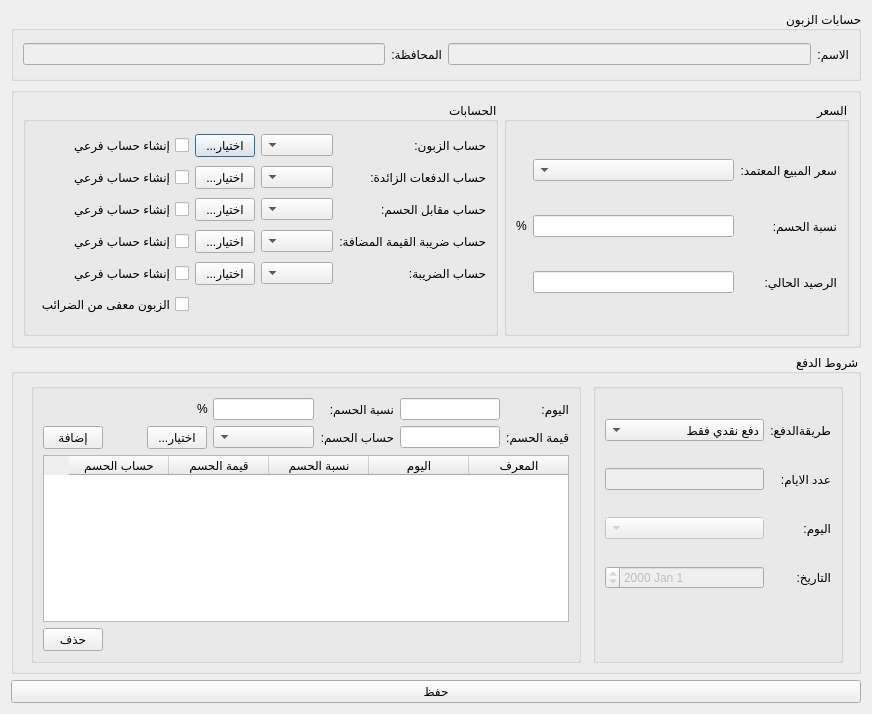
<?xml version="1.0" encoding="UTF-8"?>
<ui version="4.0">
 <class>ClientAccounts</class>
 <widget class="QDialog" name="ClientAccounts">
  <property name="geometry">
   <rect>
    <x>0</x>
    <y>0</y>
    <width>872</width>
    <height>714</height>
   </rect>
  </property>
  <property name="windowTitle">
   <string>حسابات الزبون</string>
  </property>
  <property name="layoutDirection">
   <enum>Qt::RightToLeft</enum>
  </property>
  <layout class="QVBoxLayout" name="verticalLayout">
   <item>
    <widget class="QGroupBox" name="groupBox">
     <property name="maximumSize">
      <size>
       <width>16777215</width>
       <height>70</height>
      </size>
     </property>
     <property name="layoutDirection">
      <enum>Qt::RightToLeft</enum>
     </property>
     <property name="title">
      <string>حسابات الزبون</string>
     </property>
     <layout class="QGridLayout" name="gridLayout_2">
      <item row="0" column="4">
       <widget class="QLabel" name="label_2">
        <property name="text">
         <string>المحافظة:</string>
        </property>
       </widget>
      </item>
      <item row="0" column="3">
       <widget class="QLineEdit" name="name_input">
        <property name="enabled">
         <bool>false</bool>
        </property>
        <property name="dragEnabled">
         <bool>false</bool>
        </property>
       </widget>
      </item>
      <item row="0" column="0">
       <widget class="QLabel" name="label">
        <property name="text">
         <string>الاسم:</string>
        </property>
       </widget>
      </item>
      <item row="0" column="5">
       <widget class="QLineEdit" name="address_input">
        <property name="enabled">
         <bool>false</bool>
        </property>
        <property name="dragEnabled">
         <bool>false</bool>
        </property>
       </widget>
      </item>
     </layout>
    </widget>
   </item>
   <item>
    <widget class="QGroupBox" name="groupBox_2">
     <property name="title">
      <string/>
     </property>
     <layout class="QGridLayout" name="gridLayout_4">
      <item row="0" column="0">
       <widget class="QGroupBox" name="groupBox_3">
        <property name="minimumSize">
         <size>
          <width>0</width>
          <height>0</height>
         </size>
        </property>
        <property name="maximumSize">
         <size>
          <width>400</width>
          <height>500</height>
         </size>
        </property>
        <property name="title">
         <string>السعر</string>
        </property>
        <layout class="QGridLayout" name="gridLayout">
         <item row="1" column="0">
          <widget class="QLabel" name="label_10">
           <property name="text">
            <string>نسبة الحسم:</string>
           </property>
          </widget>
         </item>
         <item row="0" column="0">
          <widget class="QLabel" name="label_9">
           <property name="text">
            <string>سعر المبيع المعتمد:</string>
           </property>
          </widget>
         </item>
         <item row="1" column="1">
          <widget class="QLineEdit" name="discount_input"/>
         </item>
         <item row="1" column="2">
          <widget class="QLabel" name="label_3">
           <property name="text">
            <string>%</string>
           </property>
          </widget>
         </item>
         <item row="2" column="0">
          <widget class="QLabel" name="label_11">
           <property name="text">
            <string>الرصيد الحالي:</string>
           </property>
          </widget>
         </item>
         <item row="0" column="1">
          <widget class="QComboBox" name="used_price_combobox"/>
         </item>
         <item row="2" column="1">
          <widget class="QLineEdit" name="current_balance_input"/>
         </item>
        </layout>
       </widget>
      </item>
      <item row="0" column="1">
       <widget class="QGroupBox" name="groupBox_6">
        <property name="minimumSize">
         <size>
          <width>0</width>
          <height>0</height>
         </size>
        </property>
        <property name="maximumSize">
         <size>
          <width>500</width>
          <height>500</height>
         </size>
        </property>
        <property name="title">
         <string>الحسابات</string>
        </property>
        <layout class="QGridLayout" name="gridLayout_3">
         <item row="3" column="0">
          <widget class="QLabel" name="label_22">
           <property name="text">
            <string>حساب ضريبة القيمة المضافة:</string>
           </property>
          </widget>
         </item>
         <item row="0" column="0">
          <widget class="QLabel" name="label_20">
           <property name="text">
            <string>حساب الزبون:</string>
           </property>
          </widget>
         </item>
         <item row="0" column="2">
          <widget class="QPushButton" name="select_client_account_btn">
           <property name="maximumSize">
            <size>
             <width>60</width>
             <height>16777215</height>
            </size>
           </property>
           <property name="text">
            <string>...اختيار</string>
           </property>
          </widget>
         </item>
         <item row="2" column="2">
          <widget class="QPushButton" name="select_client_discount_account_btn">
           <property name="maximumSize">
            <size>
             <width>60</width>
             <height>16777215</height>
            </size>
           </property>
           <property name="text">
            <string>...اختيار</string>
           </property>
          </widget>
         </item>
         <item row="2" column="0">
          <widget class="QLabel" name="label_21">
           <property name="text">
            <string>حساب مقابل الحسم:</string>
           </property>
          </widget>
         </item>
         <item row="4" column="1">
          <widget class="QComboBox" name="tax_account_combobox"/>
         </item>
         <item row="3" column="3">
          <widget class="QCheckBox" name="vat_account_create_subaccount_checkbox">
           <property name="text">
            <string>إنشاء حساب فرعي</string>
           </property>
          </widget>
         </item>
         <item row="3" column="1">
          <widget class="QComboBox" name="vat_account_combobox"/>
         </item>
         <item row="2" column="1">
          <widget class="QComboBox" name="discount_account_combobox"/>
         </item>
         <item row="0" column="1">
          <widget class="QComboBox" name="client_account_combobox"/>
         </item>
         <item row="0" column="3">
          <widget class="QCheckBox" name="client_account_create_subaccount_checkbox">
           <property name="text">
            <string>إنشاء حساب فرعي</string>
           </property>
          </widget>
         </item>
         <item row="2" column="3">
          <widget class="QCheckBox" name="discount_account_create_subaccount_checkbox">
           <property name="text">
            <string>إنشاء حساب فرعي</string>
           </property>
          </widget>
         </item>
         <item row="5" column="3">
          <widget class="QCheckBox" name="tax_exemption_checkbox">
           <property name="text">
            <string>الزبون معفى من الضرائب</string>
           </property>
          </widget>
         </item>
         <item row="3" column="2">
          <widget class="QPushButton" name="select_vat_account_btn">
           <property name="maximumSize">
            <size>
             <width>60</width>
             <height>16777215</height>
            </size>
           </property>
           <property name="text">
            <string>...اختيار</string>
           </property>
          </widget>
         </item>
         <item row="4" column="3">
          <widget class="QCheckBox" name="tax_account_create_subaccount_checkbox">
           <property name="text">
            <string>إنشاء حساب فرعي</string>
           </property>
          </widget>
         </item>
         <item row="4" column="0">
          <widget class="QLabel" name="label_23">
           <property name="text">
            <string>حساب الضريبة:</string>
           </property>
          </widget>
         </item>
         <item row="4" column="2">
          <widget class="QPushButton" name="select_tax_account_btn">
           <property name="maximumSize">
            <size>
             <width>60</width>
             <height>16777215</height>
            </size>
           </property>
           <property name="text">
            <string>...اختيار</string>
           </property>
          </widget>
         </item>
         <item row="1" column="0">
          <widget class="QLabel" name="label_5">
           <property name="text">
            <string>حساب الدفعات الزائدة:</string>
           </property>
          </widget>
         </item>
         <item row="1" column="1">
          <widget class="QComboBox" name="client_extra_account_combobox">
           <property name="enabled">
            <bool>true</bool>
           </property>
          </widget>
         </item>
         <item row="1" column="2">
          <widget class="QPushButton" name="select_client_extra_account_btn">
           <property name="maximumSize">
            <size>
             <width>60</width>
             <height>16777215</height>
            </size>
           </property>
           <property name="text">
            <string>...اختيار</string>
           </property>
          </widget>
         </item>
         <item row="1" column="3">
          <widget class="QCheckBox" name="client_extra_account_create_subaccount_checkbox">
           <property name="text">
            <string>إنشاء حساب فرعي</string>
           </property>
          </widget>
         </item>
        </layout>
       </widget>
      </item>
     </layout>
    </widget>
   </item>
   <item>
    <widget class="QGroupBox" name="groupBox_4">
     <property name="minimumSize">
      <size>
       <width>850</width>
       <height>320</height>
      </size>
     </property>
     <property name="maximumSize">
      <size>
       <width>850</width>
       <height>320</height>
      </size>
     </property>
     <property name="layoutDirection">
      <enum>Qt::RightToLeft</enum>
     </property>
     <property name="title">
      <string>شروط الدفع</string>
     </property>
     <layout class="QGridLayout" name="gridLayout_5">
      <item row="0" column="1">
       <widget class="QGroupBox" name="payment_conditions_conditions_groupbox">
        <property name="minimumSize">
         <size>
          <width>550</width>
          <height>280</height>
         </size>
        </property>
        <property name="maximumSize">
         <size>
          <width>550</width>
          <height>280</height>
         </size>
        </property>
        <property name="title">
         <string/>
        </property>
        <layout class="QGridLayout" name="gridLayout_7">
         <item row="2" column="2">
          <widget class="QLineEdit" name="discount_value_input">
           <property name="maximumSize">
            <size>
             <width>150</width>
             <height>16777215</height>
            </size>
           </property>
          </widget>
         </item>
         <item row="3" column="0" colspan="8">
          <widget class="QTableWidget" name="payment_conditions_table">
           <column>
            <property name="text">
             <string>المعرف</string>
            </property>
           </column>
           <column>
            <property name="text">
             <string>اليوم</string>
            </property>
           </column>
           <column>
            <property name="text">
             <string>نسبة الحسم</string>
            </property>
           </column>
           <column>
            <property name="text">
             <string>قيمة الحسم</string>
            </property>
           </column>
           <column>
            <property name="text">
             <string>حساب الحسم</string>
            </property>
           </column>
          </widget>
         </item>
         <item row="2" column="3">
          <widget class="QLabel" name="label_19">
           <property name="text">
            <string>حساب الحسم:</string>
           </property>
          </widget>
         </item>
         <item row="1" column="0">
          <widget class="QLabel" name="label_16">
           <property name="text">
            <string>اليوم:</string>
           </property>
          </widget>
         </item>
         <item row="1" column="3">
          <widget class="QLabel" name="label_17">
           <property name="text">
            <string>نسبة الحسم:</string>
           </property>
          </widget>
         </item>
         <item row="2" column="7">
          <widget class="QPushButton" name="add_payment_condition_btn">
           <property name="maximumSize">
            <size>
             <width>60</width>
             <height>16777215</height>
            </size>
           </property>
           <property name="text">
            <string>إضافة</string>
           </property>
          </widget>
         </item>
         <item row="1" column="2">
          <widget class="QLineEdit" name="day_number_input">
           <property name="maximumSize">
            <size>
             <width>150</width>
             <height>16777215</height>
            </size>
           </property>
          </widget>
         </item>
         <item row="2" column="5">
          <widget class="QPushButton" name="select_condition_discount_account_btn">
           <property name="maximumSize">
            <size>
             <width>60</width>
             <height>16777215</height>
            </size>
           </property>
           <property name="text">
            <string>...اختيار</string>
           </property>
          </widget>
         </item>
         <item row="1" column="4">
          <widget class="QLineEdit" name="discount_percent_input">
           <property name="maximumSize">
            <size>
             <width>150</width>
             <height>16777215</height>
            </size>
           </property>
          </widget>
         </item>
         <item row="2" column="0" colspan="2">
          <widget class="QLabel" name="label_18">
           <property name="text">
            <string>قيمة الحسم:</string>
           </property>
          </widget>
         </item>
         <item row="2" column="4">
          <widget class="QComboBox" name="condition_discount_account_combobox">
           <property name="maximumSize">
            <size>
             <width>150</width>
             <height>16777215</height>
            </size>
           </property>
          </widget>
         </item>
         <item row="4" column="7">
          <widget class="QPushButton" name="delete_payment_condition_btn">
           <property name="maximumSize">
            <size>
             <width>60</width>
             <height>16777215</height>
            </size>
           </property>
           <property name="text">
            <string>حذف</string>
           </property>
          </widget>
         </item>
         <item row="2" column="6">
          <spacer name="horizontalSpacer">
           <property name="orientation">
            <enum>Qt::Horizontal</enum>
           </property>
           <property name="sizeHint" stdset="0">
            <size>
             <width>40</width>
             <height>20</height>
            </size>
           </property>
          </spacer>
         </item>
         <item row="1" column="5">
          <widget class="QLabel" name="label_4">
           <property name="minimumSize">
            <size>
             <width>25</width>
             <height>0</height>
            </size>
           </property>
           <property name="maximumSize">
            <size>
             <width>10</width>
             <height>16777215</height>
            </size>
           </property>
           <property name="text">
            <string>%</string>
           </property>
          </widget>
         </item>
        </layout>
       </widget>
      </item>
      <item row="0" column="0">
       <widget class="QGroupBox" name="groupBox_5">
        <property name="minimumSize">
         <size>
          <width>250</width>
          <height>280</height>
         </size>
        </property>
        <property name="maximumSize">
         <size>
          <width>250</width>
          <height>280</height>
         </size>
        </property>
        <property name="title">
         <string/>
        </property>
        <layout class="QGridLayout" name="gridLayout_6">
         <item row="2" column="0">
          <widget class="QLabel" name="label_14">
           <property name="text">
            <string>اليوم:</string>
           </property>
          </widget>
         </item>
         <item row="0" column="1">
          <widget class="QComboBox" name="payment_method_combobox">
           <item>
            <property name="text">
             <string>دفع نقدي فقط</string>
            </property>
           </item>
           <item>
            <property name="text">
             <string>آجل فقط</string>
            </property>
           </item>
           <item>
            <property name="text">
             <string>مسبق الدفع</string>
            </property>
           </item>
           <item>
            <property name="text">
             <string>يستحق في تاريخ مجدد</string>
            </property>
           </item>
           <item>
            <property name="text">
             <string>يستحق بعد عدد من الايام</string>
            </property>
           </item>
           <item>
            <property name="text">
             <string>يستحق في احد ايام الشهر</string>
            </property>
           </item>
           <item>
            <property name="text">
             <string>يستحق في احد ايام الشهر التالي</string>
            </property>
           </item>
           <item>
            <property name="text">
             <string>يستحق في احد ايام الاسبوع</string>
            </property>
           </item>
           <item>
            <property name="text">
             <string>يستحق في احد ايام الاسبوع التالي</string>
            </property>
           </item>
           <item>
            <property name="text">
             <string>يستحق في نهاية الشهر</string>
            </property>
           </item>
           <item>
            <property name="text">
             <string>يستحق في نهاية الشهر التالي</string>
            </property>
           </item>
          </widget>
         </item>
         <item row="1" column="0">
          <widget class="QLabel" name="label_13">
           <property name="text">
            <string>عدد الايام:</string>
           </property>
          </widget>
         </item>
         <item row="3" column="0">
          <widget class="QLabel" name="label_15">
           <property name="text">
            <string>التاريخ:</string>
           </property>
          </widget>
         </item>
         <item row="2" column="1">
          <widget class="QComboBox" name="day_combobox">
           <property name="enabled">
            <bool>false</bool>
           </property>
          </widget>
         </item>
         <item row="0" column="0">
          <widget class="QLabel" name="label_12">
           <property name="text">
            <string>طريقةالدفع:</string>
           </property>
          </widget>
         </item>
         <item row="1" column="1">
          <widget class="QLineEdit" name="days_count_input">
           <property name="enabled">
            <bool>false</bool>
           </property>
          </widget>
         </item>
         <item row="3" column="1">
          <widget class="QDateEdit" name="payment_date_input">
           <property name="enabled">
            <bool>false</bool>
           </property>
          </widget>
         </item>
         <item row="4" column="1">
          <spacer name="verticalSpacer">
           <property name="orientation">
            <enum>Qt::Vertical</enum>
           </property>
           <property name="sizeType">
            <enum>QSizePolicy::Fixed</enum>
           </property>
           <property name="sizeHint" stdset="0">
            <size>
             <width>40</width>
             <height>40</height>
            </size>
           </property>
          </spacer>
         </item>
        </layout>
       </widget>
      </item>
     </layout>
    </widget>
   </item>
   <item>
    <widget class="QPushButton" name="save_btn">
     <property name="text">
      <string>حفظ</string>
     </property>
    </widget>
   </item>
  </layout>
 </widget>
 <resources/>
 <connections/>
</ui>
